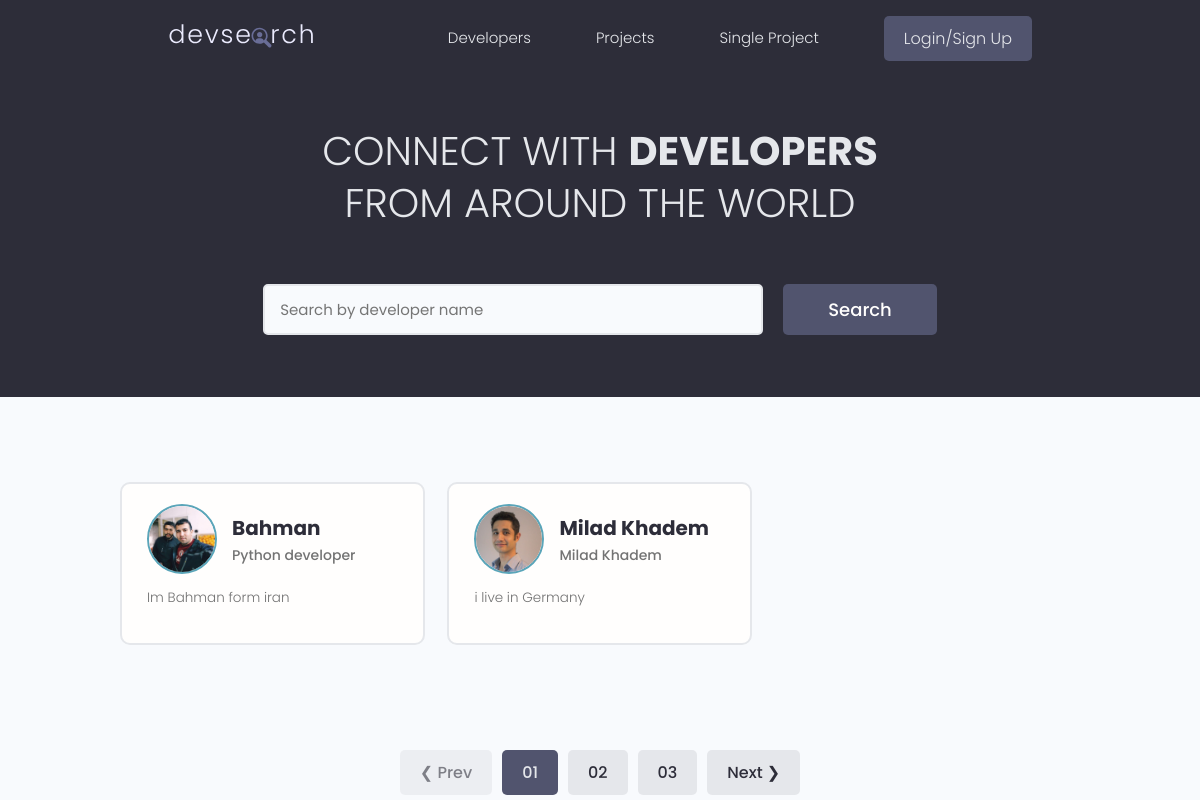
The app's page /, older data.
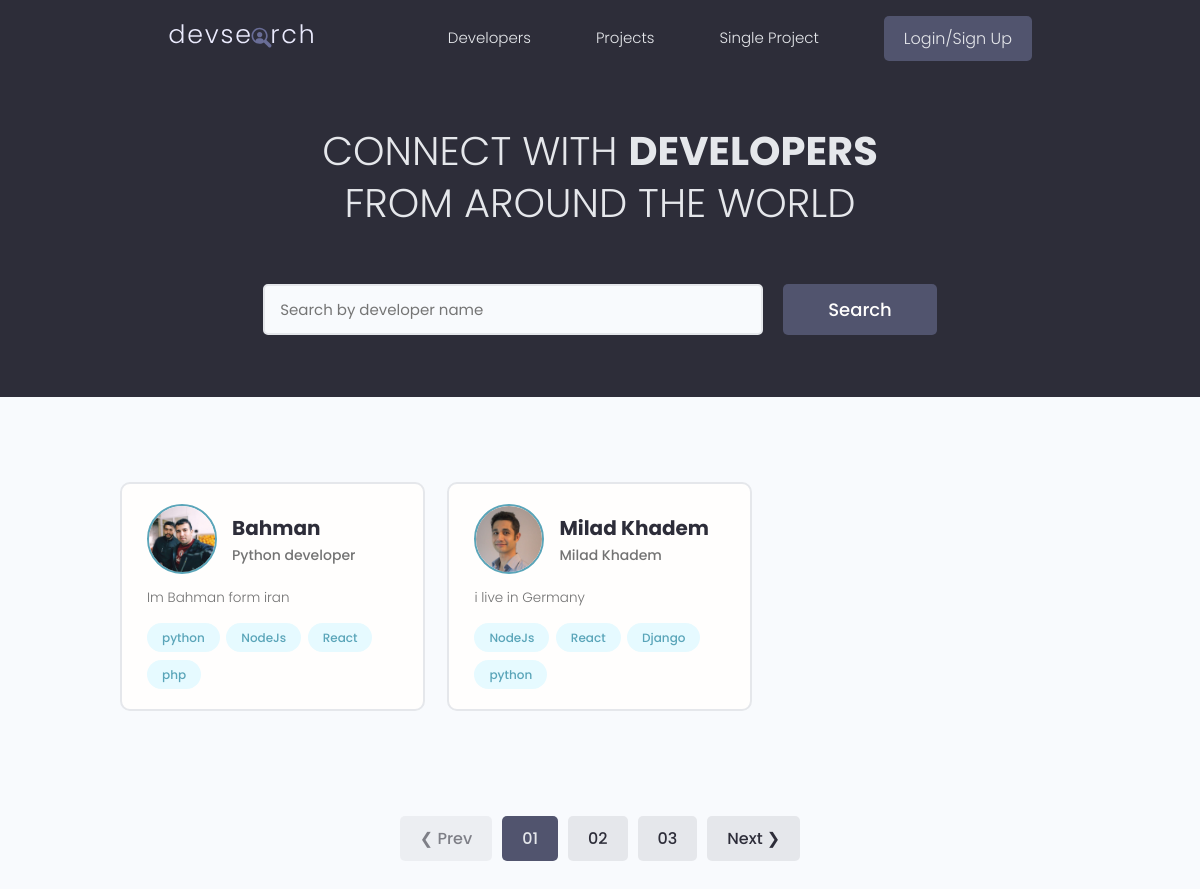
The same page, newer data.
### dev_users/models.py (models this page shows, shortened)
class Profile(models.Model):
    user = models.OneToOneField(User,on_delete=models.CASCADE,null=True,blank=True,verbose_name='یوزر')
    name = models.CharField(max_length=200,null=True,blank=True,verbose_name='نام')
    email = models.EmailField(max_length=500,null=True,blank=True,verbose_name='ایمیل')
    short_bio = models.CharField(max_length=200,null=True,blank=True,verbose_name='معرفی کوتاه')
    username = models.CharField(max_length=200,null=True,blank=True,verbose_name='نام کاربری ')
    bio = models.TextField(null=True,blank=True,verbose_name='بیوگرافی')
    location = models.CharField(max_length=200,null=True,blank=True,verbose_name='محل زندگی')
    profile_image = models.ImageField(null=True,blank=True,upload_to='profiles/',default="profiles/user-default.png",verbose_name='عکس پروفایل')
    social_github = models.CharField(max_length=200,null=True,blank=True,verbose_name='گیت هاب')
    social_twitter = models.CharField(max_length=200,null=True,blank=True,verbose_name='توئیتر')
    social_linkedin = models.CharField(max_length=200,null=True,blank=True,verbose_name='لینکدین')
    social_website = models.CharField(max_length=200,null=True,blank=True,verbose_name='وب سایت')
    created = models.DateTimeField(auto_now_add=True, verbose_name='تاریخ ایجاد')
    id = models.UUIDField(default=uuid.uuid4, unique=True, primary_key=True, editable=False)
    class Meta:
        verbose_name = 'یوزر'
        verbose_name_plural = 'پروفایل'

class Skill(models.Model):
    owner = models.ForeignKey(Profile,on_delete=models.CASCADE,null=True,blank=True,verbose_name='یوز مربوط ')
    name = models.CharField(max_length=200,null=True,blank=True,verbose_name='نام ')
    description =models.TextField(null=True,blank=True,verbose_name='توضیحات ')
    created = models.DateTimeField(auto_now_add=True,verbose_name='تاریخ ایجاد ')
    id = models.UUIDField(default=uuid.uuid4,unique=True,primary_key=True,editable=False)
    def __str__(self):
        return str(self.name)
    class Meta:
        verbose_name = 'مهارت'
        verbose_name_plural = 'مهارت ها'

### dev_users/views.py (the view)
# urls.py: path('',views.profiles, name ="profiles"),
def profiles(request):
    profile = Profile.objects.all()
    context = {
        'profile':profile,
    }
    return render(request, 'Users/All-profiles.html', context)

### dev_users/templates/Users/All-profiles.html (shortened to what this page needs)
{% extends 'Shared/main.html' %}
{% block content %}
     <main class="home">
    <section class="hero-section text-center">
      <div class="container container--narrow">
        <div class="hero-section__box">
          <h2>CONNECT WITH <span>DEVELOPERS</span></h2>
          <h2>FROM AROUND THE WORLD</h2>
        </div>
        <div class="hero-section__search">
          <form class="form" action="#" method="get">
            <div class="form__field">
              <input class="input input--text" id="formInput#search" type="text" name="text"
                placeholder="Search by developer name" />
            </div>
            <input class="btn btn--sub btn--lg" type="submit" value="Search" />
          </form>
        </div>
      </div>
    </section>
    <section class="devlist">
      <div class="container">
        <div class="grid grid--three">
            {% for profile in profile %}
          <div class="column card">
            <div class="dev">
              <a href="{% url 'user-profile' profile.id %}" class="card__body">
                <div class="dev__profile">
                  <img class="avatar avatar--md" src="{{ profile.profile_image.url }}" alt="image" />
                  <div class="dev__meta">
                    <h3>{{ profile.name}}</h3>
                    <h5>{{ profile.short_bio }}</h5>
                  </div>
                </div>
                <p class="dev__info">{{ profile.bio }}</p>
                <div class="dev__skills">
                {% for skill in profile.skill_set.all|slice:"4" %}
                  <span class="tag tag--pill tag--main">
                    <small>{{ skill }}</small>
                  </span>
                    {% endfor %}
                </div>
              </a>
            </div>
          </div>
          {% endfor %}
        </div>
      </div>
    </section>
    <div class="pagination">
      <ul class="container">
        <li><a href="#" class="btn btn--disabled">&#10094; Prev</a></li>
        <li><a href="#" class="btn btn--sub">01</a></li>
        <li><a href="#" class="btn">02</a></li>
        <li><a href="#" class="btn">03</a></li>
        <li><a href="#" class="btn">Next &#10095;</a></li>
      </ul>
    </div>
  </main>
{% endblock content %}

### templates/Shared/main.html (shortened to what this page needs)
<!DOCTYPE html>
{% load static %}
<html lang="en">
<head>
  <link rel="stylesheet" href="https://cdn.iconmonstr.com/1.3.0/css/iconmonstr-iconic-font.min.css" />
  <link rel="stylesheet" href="{% static 'uikit/styles/uikit.css' %}" />
  <link rel="stylesheet" href="{% static 'styles/app.css' %}" />
</head>
<body>
{% include 'Shared/navbar.html' %}
{% block content %}
{% endblock content %}
</body>
</html>

### templates/Shared/navbar.html (shortened to what this page needs)
{% load static %}
<header class="header">
    <div class="container container--narrow">
        <a href="{% url 'profiles' %}" class="header__logo">
            <img src="{% static 'images/logo.svg' %}" alt="DevSearch Logo"/>
        </a>
        <nav class="header__nav">
            <ul class="header__menu">
                <li class="header__menuItem"><a href="{% url 'profiles' %}">Developers</a></li>
                <li class="header__menuItem"><a href="{% url 'projects' %}">Projects</a></li>
                <li class="header__menuItem"><a href="">Single Project</a></li>
                {% if request.user.is_authenticated %}
                    <li class="header__menuItem"><a href="{% url 'create-project' %}">Add Project</a></li>
                    <li class="header__menuItem"><a href="{% url 'logout_user' %}" class="btn btn--sub">logout</a></li>
                {% else %}
                    <li class="header__menuItem"><a href="{% url 'login_user' %}" class="btn btn--sub">Login/Sign Up</a>
                    </li>
                {% endif %}
            </ul>
        </nav>
    </div>
</header>

### static/styles/app.css (style rules this page uses)
:root { --color-sub: #2d2d39; }
.btn--sub { background-color: var(--color-sub-light); }
.card { border: 2px solid var(--color-light); }
img { width: 100%; }
.header { position: sticky; z-index: 111; background-color: var(--color-sub); padding: 1.5rem 0; }
.header > .container { display: flex; justify-content: space-between; align-items: center; }
.header__logo > img { height: 3.8rem; }
.header__nav > ul { display: inline-flex; align-items: center; list-style: none; gap: 6.5rem; }
.header__menuItem > a { color: var(--color-light); font-weight: 300; }
.hero-section { height: 40vh; display: flex; align-items: center; background-color: var(--color-sub); }
.hero-section__box { margin-bottom: 4rem; }
.hero-section__box > h2, .hero-section__box > h2 > span { font-size: 4rem; color: var(--color-light); line-height: 1.3; text-transform: uppercase; }
.hero-section__box > h2 { font-weight: 300; }
.hero-section__box > h2 > span { font-weight: 700; }
.hero-section__search > .form { display: flex; align-items: center; justify-content: center; gap: 2rem; }
.hero-section__search > .form input.input--text { width: 50rem; }
.devlist { margin-top: 8rem; }
.devlist .grid { align-items: stretch; }
.devlist .dev .dev__profile { display: flex; align-items: center; gap: 1.5rem; }
.devlist .dev .dev__meta h3 { color: var(--color-sub); font-size: 2rem; font-weight: 700; }
.devlist .dev .dev__meta h5 { color: var(--color-text); font-size: 1.4rem; font-weight: 500; }
.devlist .dev .dev__info { margin: 1.5rem 0; font-size: 1.35rem; line-height: 1.4; text-align: justify; }
.pagination { margin-top: 8rem; margin-bottom: 10rem; }
.pagination > ul { flex-wrap: wrap; list-style: none; display: flex; align-items: center; justify-content: center; gap: 1rem; }
.pagination .btn { color: var(--color-sub); }
.pagination .btn.btn--sub { color: var(--color-light); }

### static/uikit/styles/modules/_variables.css (style rules this page uses)
:root { --color-main: #5aa5b9; --color-main-light: #e6faff; --color-sub: #3f4156; --color-sub-light: #51546e; --color-sub-lighter: #ededfd; --color-text: #737373; --color-gray: #8b8b8b; --color-light: #e5e7eb; --color-light-gray: #767676; --color-bg: #f8fafd; --color-white: #fffefd; --color-white-light: #f3f3f3; --color-success: #359e64; --color-success-bg: #def8e8; --color-error: #fc4b0b; --color-error-bg: #fff2ee; --font-base: 'Poppins', arial, helvetica, 'Segoe UI', roboto, ubuntu, sans-serif; --font-monospace: 'Fira Code', 'Courier New', courier, monospace; --font-regular: 300; --font-medium: 500; --font-bold: 700; --generic-shadow: 1px 1px 5px #00000010; --generic-transition: all 0.3s ease-in-out; }

### static/uikit/styles/modules/_base.css (style rules this page uses)
* { margin: 0; padding: 0; box-sizing: border-box; text-rendering: optimizeLegibility; color: inherit; font-size: inherit; }
html { font-size: 50%; }
@media only screen and (min-width: 480px) { html { font-size: 56.25%; } }
@media only screen and (min-width: 1200px) { html { font-size: 62.5%; } }
body { line-height: 1.6; font-weight: 400; font-size: 1.5rem; color: var(--color-text); background-color: var(--color-bg); min-height: 100vh; }

### static/uikit/styles/modules/_typography.css (style rules this page uses)
* { font-family: var(--font-base); }
h2 { font-size: 3.6rem; font-weight: var(--font-bold); }
h3 { font-size: 3.2rem; font-weight: var(--font-medium); }
h5 { font-size: 2.4rem; font-weight: var(--font-medium); }
h5, h6 { font-weight: var(--font-regular); }
p, span, strong { font-size: 1.6rem; color: var(--color-text); font-weight: var(--font-regular); }
a { padding-bottom: 2px; text-decoration: none; display: inline-block; color: var(--color-main); font-weight: var(--font-medium); }

### static/uikit/styles/modules/_utilities.css (style rules this page uses)
.container { width: 92%; max-width: 165rem; margin: 0 auto; box-sizing: border-box; }
.container--narrow { width: 92%; max-width: 120rem; }
@media screen and (min-width: 1000px) { .container { width: 90%; } }
@media screen and (min-width: 1000px) { .container--narrow { width: 85%; } }
@media screen and (min-width: 1200px) { .container { width: 80%; } }
@media screen and (min-width: 1200px) { .container--narrow { width: 72%; } }
.text-center { text-align: center; }

### static/uikit/styles/modules/_avatar.css (style rules this page uses)
.avatar { border-radius: 50%; border: 2px solid var(--color-main); object-fit: cover; }
.avatar--md { height: 7rem; width: 7rem; }

### static/uikit/styles/modules/_card.css (style rules this page uses)
.card { border-radius: 1rem; background-color: var(--color-white); border: 1.5px solid var(--color-light); width: auto; height: auto; margin-top: 0.5rem; margin-bottom: 0.5rem; overflow: hidden; }
.card__body, .card__header { padding: 2rem 2.5rem; }

Row changes from the older to the newer data that the page shows:
added Skill: name "python", shown under Profile "Bahman"
added Skill: name "NodeJs", shown under Profile "Bahman"
added Skill: name "React", shown under Profile "Bahman"
added Skill: name "php", shown under Profile "Bahman"
added Skill: name "NodeJs", shown under Profile "Milad Khadem"
added Skill: name "React", shown under Profile "Milad Khadem"
added Skill: name "Django", shown under Profile "Milad Khadem"
added Skill: name "python", shown under Profile "Milad Khadem"
